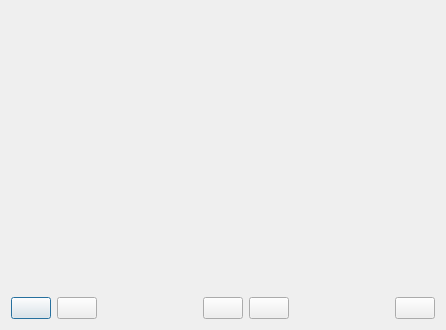
<?xml version="1.0" encoding="UTF-8"?>
<ui version="4.0">
 <class>orbitalDialog</class>
 <widget class="QDialog" name="orbitalDialog">
  <property name="geometry">
   <rect>
    <x>0</x>
    <y>0</y>
    <width>446</width>
    <height>330</height>
   </rect>
  </property>
  <property name="windowTitle">
   <string>Equirectangular Viewer</string>
  </property>
  <property name="windowIcon">
   <iconset resource="resources.qrc">
    <normaloff>:/EquirectangularViewer/images/icon.png</normaloff>:/EquirectangularViewer/images/icon.png</iconset>
  </property>
  <layout class="QVBoxLayout" name="verticalLayout_3">
   <item>
    <layout class="QVBoxLayout" name="verticalLayout">
     <item>
      <layout class="QVBoxLayout" name="ViewerLayout">
       <item>
        <widget class="QFrame" name="frame">
         <property name="frameShape">
          <enum>QFrame::NoFrame</enum>
         </property>
         <property name="frameShadow">
          <enum>QFrame::Plain</enum>
         </property>
        </widget>
       </item>
      </layout>
     </item>
     <item>
      <layout class="QHBoxLayout" name="horizontalLayout">
       <property name="sizeConstraint">
        <enum>QLayout::SetFixedSize</enum>
       </property>
       <item>
        <widget class="QPushButton" name="btn_ZoomIn">
         <property name="cursor">
          <cursorShape>PointingHandCursor</cursorShape>
         </property>
         <property name="text">
          <string/>
         </property>
         <property name="icon">
          <iconset resource="resources.qrc">
           <normaloff>:/EquirectangularViewer/images/Zoom_in.png</normaloff>:/EquirectangularViewer/images/Zoom_in.png</iconset>
         </property>
        </widget>
       </item>
       <item>
        <widget class="QPushButton" name="btn_ZoomOut">
         <property name="cursor">
          <cursorShape>PointingHandCursor</cursorShape>
         </property>
         <property name="text">
          <string/>
         </property>
         <property name="icon">
          <iconset resource="resources.qrc">
           <normaloff>:/EquirectangularViewer/images/Zoom_out.png</normaloff>:/EquirectangularViewer/images/Zoom_out.png</iconset>
         </property>
        </widget>
       </item>
       <item>
        <spacer name="horizontalSpacer_2">
         <property name="orientation">
          <enum>Qt::Horizontal</enum>
         </property>
         <property name="sizeHint" stdset="0">
          <size>
           <width>5</width>
           <height>20</height>
          </size>
         </property>
        </spacer>
       </item>
       <item>
        <widget class="QPushButton" name="btn_back">
         <property name="cursor">
          <cursorShape>PointingHandCursor</cursorShape>
         </property>
         <property name="text">
          <string/>
         </property>
         <property name="icon">
          <iconset resource="resources.qrc">
           <normaloff>:/EquirectangularViewer/images/Previous_Arrow.png</normaloff>:/EquirectangularViewer/images/Previous_Arrow.png</iconset>
         </property>
        </widget>
       </item>
       <item>
        <widget class="QPushButton" name="btn_next">
         <property name="cursor">
          <cursorShape>PointingHandCursor</cursorShape>
         </property>
         <property name="text">
          <string/>
         </property>
         <property name="icon">
          <iconset resource="resources.qrc">
           <normaloff>:/EquirectangularViewer/images/Next_Arrow.png</normaloff>:/EquirectangularViewer/images/Next_Arrow.png</iconset>
         </property>
        </widget>
       </item>
       <item>
        <spacer name="horizontalSpacer_3">
         <property name="orientation">
          <enum>Qt::Horizontal</enum>
         </property>
         <property name="sizeHint" stdset="0">
          <size>
           <width>5</width>
           <height>20</height>
          </size>
         </property>
        </spacer>
       </item>
       <item>
        <widget class="QPushButton" name="btn_fullscreen">
         <property name="cursor">
          <cursorShape>PointingHandCursor</cursorShape>
         </property>
         <property name="text">
          <string/>
         </property>
         <property name="icon">
          <iconset resource="resources.qrc">
           <normaloff>:/EquirectangularViewer/images/full_screen.png</normaloff>:/EquirectangularViewer/images/full_screen.png</iconset>
         </property>
         <property name="checkable">
          <bool>true</bool>
         </property>
        </widget>
       </item>
      </layout>
     </item>
    </layout>
   </item>
  </layout>
 </widget>
 <resources>
  <include location="resources.qrc"/>
 </resources>
 <connections>
  <connection>
   <sender>btn_fullscreen</sender>
   <signal>clicked(bool)</signal>
   <receiver>orbitalDialog</receiver>
   <slot>FullScreen(bool)</slot>
   <hints>
    <hint type="sourcelabel">
     <x>421</x>
     <y>305</y>
    </hint>
    <hint type="destinationlabel">
     <x>350</x>
     <y>311</y>
    </hint>
   </hints>
  </connection>
  <connection>
   <sender>btn_ZoomOut</sender>
   <signal>clicked()</signal>
   <receiver>orbitalDialog</receiver>
   <slot>ResizeDialog()</slot>
   <hints>
    <hint type="sourcelabel">
     <x>58</x>
     <y>310</y>
    </hint>
    <hint type="destinationlabel">
     <x>130</x>
     <y>301</y>
    </hint>
   </hints>
  </connection>
  <connection>
   <sender>btn_ZoomIn</sender>
   <signal>clicked()</signal>
   <receiver>orbitalDialog</receiver>
   <slot>ResizeDialog()</slot>
   <hints>
    <hint type="sourcelabel">
     <x>21</x>
     <y>311</y>
    </hint>
    <hint type="destinationlabel">
     <x>1</x>
     <y>293</y>
    </hint>
   </hints>
  </connection>
  <connection>
   <sender>btn_back</sender>
   <signal>clicked()</signal>
   <receiver>orbitalDialog</receiver>
   <slot>GetBackNextImage()</slot>
   <hints>
    <hint type="sourcelabel">
     <x>219</x>
     <y>308</y>
    </hint>
    <hint type="destinationlabel">
     <x>173</x>
     <y>311</y>
    </hint>
   </hints>
  </connection>
  <connection>
   <sender>btn_next</sender>
   <signal>clicked()</signal>
   <receiver>orbitalDialog</receiver>
   <slot>GetBackNextImage()</slot>
   <hints>
    <hint type="sourcelabel">
     <x>259</x>
     <y>306</y>
    </hint>
    <hint type="destinationlabel">
     <x>332</x>
     <y>303</y>
    </hint>
   </hints>
  </connection>
 </connections>
 <slots>
  <slot>FullScreen(bool)</slot>
  <slot>ResizeDialog()</slot>
  <slot>GetBackNextImage()</slot>
 </slots>
</ui>
